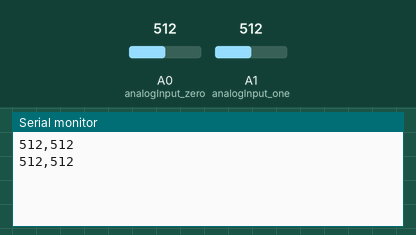
Simulated run of this sketch. Board: Arduino Uno, built with avr-gcc and run on an emulated ATmega328P. Shown: the last lines printed to the serial monitor. The test bench sets the inputs (shaded band); at power-on: A0 (analogInput_zero) = 512, A1 (analogInput_one) = 512.

Above: at 1.8 s.
1.9 s: A0 (analogInput_zero) set to 716
At 2.8 s:
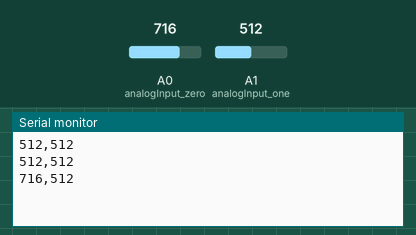
3.4 s: A1 (analogInput_one) set to 716
At 4.5 s:
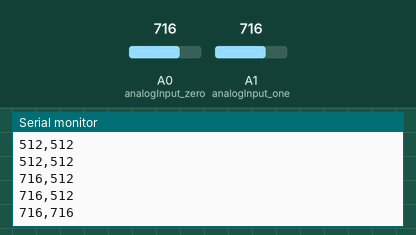
4.9 s: A0 (analogInput_zero) set to 900
At 5.3 s:
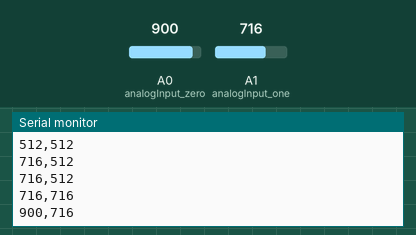
6.4 s: A1 (analogInput_one) set to 900
At 7.8 s:
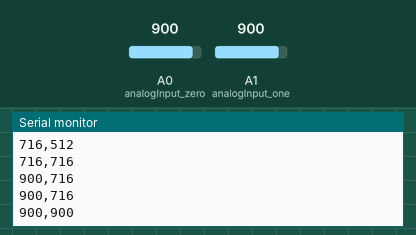
Timing chart, 0 to 8.9 s (numbered marks = the images above; inputs shaded):
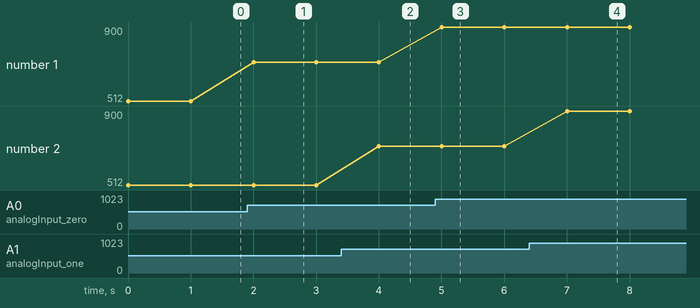

The sketch:

Lab9PartA.ino
```cpp
  int analogInput_zero = 0;
  int analogInput_one = 1;
  int value_zero = 0;
  int value_one = 0;
  String numbers = String();
void setup() {
  Serial.begin(9600);
  pinMode(analogInput_zero, INPUT);
  pinMode(analogInput_one, INPUT);
}

void loop(){
  value_zero = analogRead(analogInput_zero);
  value_one = analogRead(analogInput_one);
  numbers = value_zero + String(",") + value_one;

  Serial.println(numbers);

  delay(1000);
}
```

Measured:
- after the input at 1.9 s, the serial monitor: prints a new line after 0.10 s (image 1)
- after the input at 3.4 s, the serial monitor: prints a new line after 0.60 s (image 2)
- after the input at 4.9 s, the serial monitor: prints a new line after 0.10 s (image 3)
- after the input at 6.4 s, the serial monitor: prints a new line after 0.60 s (image 4)
- plotted number 1: 512 → 716 after the input at 1.9 s, 716 → 900 after the input at 4.9 s
